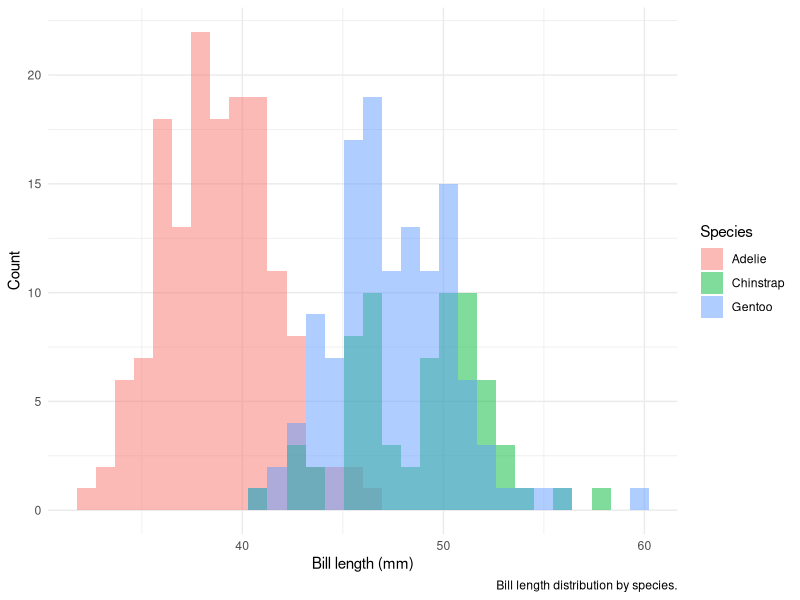
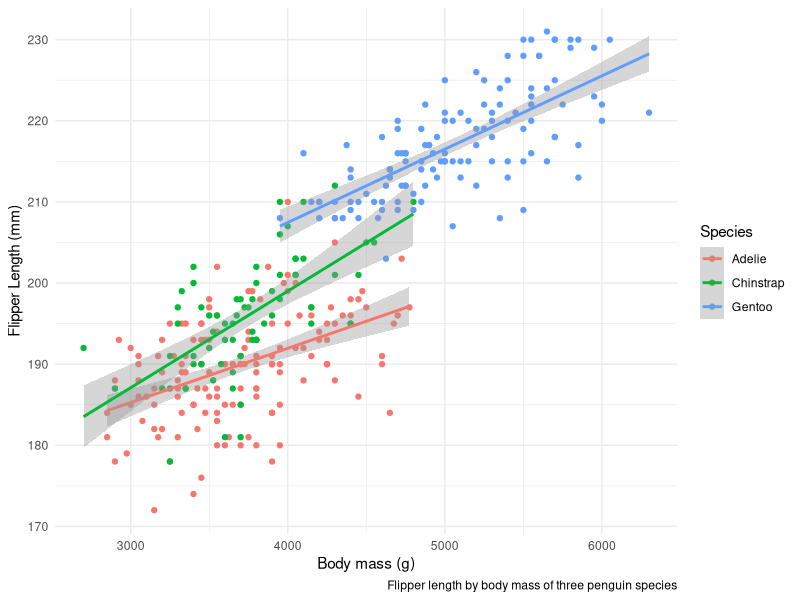
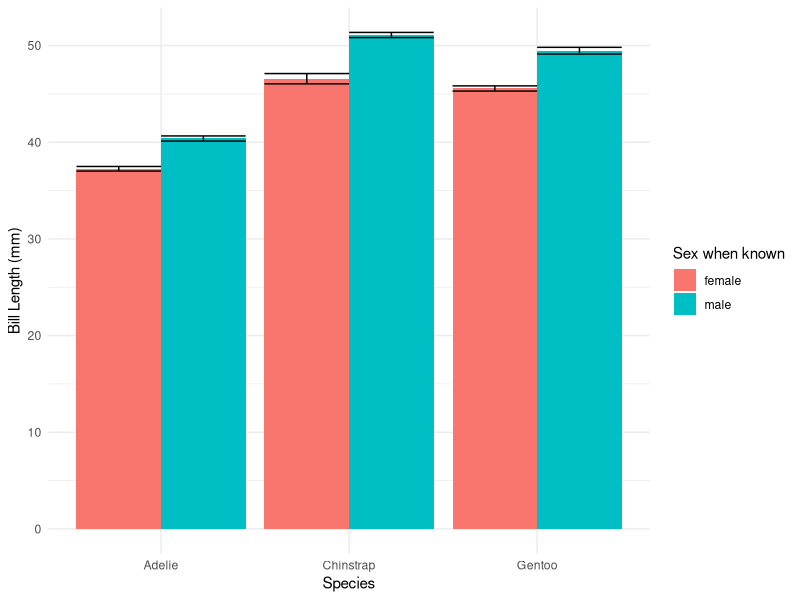
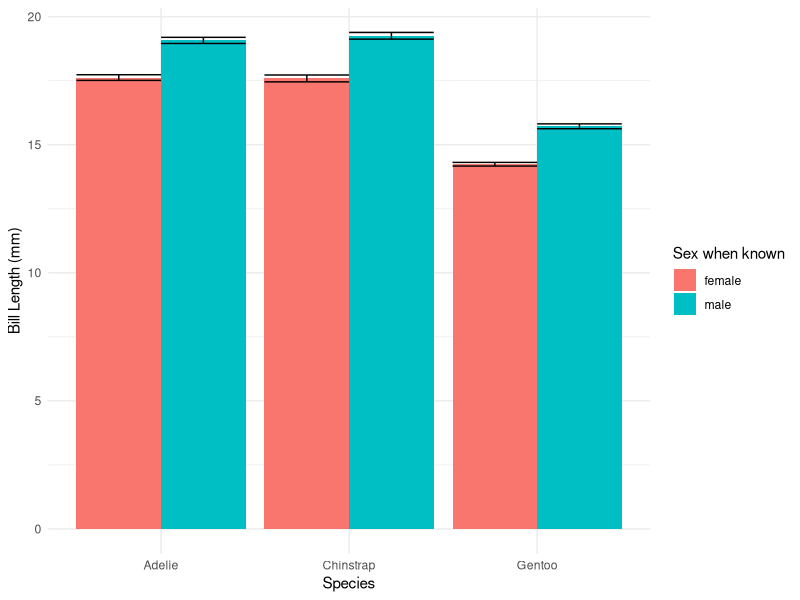
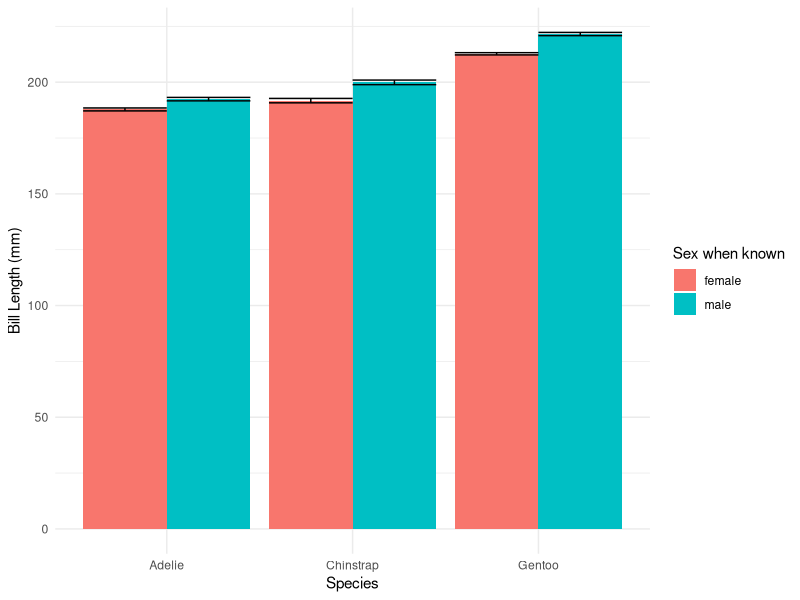
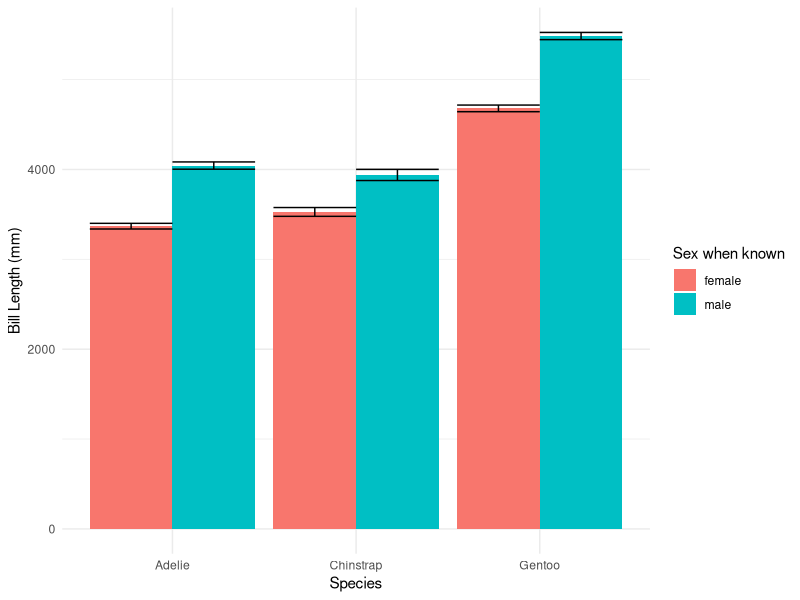

R code for these plots, in order:
## ---- chunk 1
knitr::opts_chunk$set(echo = TRUE)
## ---- chunk 2
library(palmerpenguins) #install.packages("palmerpenguins")
library(tidyverse)
library(ggplot2)
## ---- chunk 3
ggplot(data = penguins) +  
  geom_histogram(position = "identity", mapping = aes(fill = species, x = bill_length_mm), alpha = 0.5)+
  labs(
    caption = "Bill length distribution by species.",
    x = "Bill length (mm)",
    y = "Count",
    fill = "Species")+
  theme_minimal()

## ---- chunk 4
ggplot(penguins, aes(x = body_mass_g, y = flipper_length_mm, color = species)) +
  geom_point() +
  geom_smooth(method = lm)+
  labs(
    caption = "Flipper length by body mass of three penguin species",
    x = "Body mass (g)",
    y = "Flipper Length (mm)",
    color = "Species")+
  theme_minimal()

## ---- chunk 5
penguins_filtered <- penguins %>%
  filter(sex != "N/A")

ggplot(penguins_filtered, aes(x=species, y=bill_length_mm, fill=sex))+
  geom_bar(stat="summary", fun="mean", position="dodge")+
  geom_errorbar(stat="summary", fun.data="mean_se", position="dodge")+
  labs(
    x = "Species",
    y = "Bill Length (mm)",
    fill = "Sex when known")+
  theme_minimal()

ggplot(penguins_filtered, aes(x=species, y=bill_depth_mm, fill=sex))+
  geom_bar(stat="summary", fun="mean", position="dodge")+
  geom_errorbar(stat="summary", fun.data="mean_se", position="dodge")+
  labs(
    x = "Species",
    y = "Bill Length (mm)",
    fill = "Sex when known")+
  theme_minimal()

ggplot(penguins_filtered, aes(x=species, y=flipper_length_mm, fill=sex))+
  geom_bar(stat="summary", fun="mean", position="dodge")+
  geom_errorbar(stat="summary", fun.data="mean_se", position="dodge")+
  labs(
    x = "Species",
    y = "Bill Length (mm)",
    fill = "Sex when known")+
  theme_minimal()

ggplot(penguins_filtered, aes(x=species, y=body_mass_g, fill=sex))+
  geom_bar(stat="summary", fun="mean", position="dodge")+
  geom_errorbar(stat="summary", fun.data="mean_se", position="dodge")+
  labs(
    x = "Species",
    y = "Bill Length (mm)",
    fill = "Sex when known")+
  theme_minimal()


